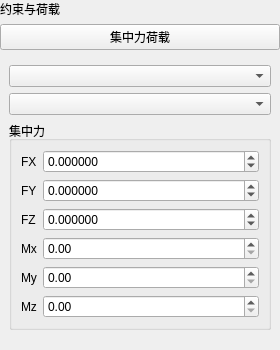
<?xml version='1.0' encoding='UTF-8'?>
<ui version="4.0">
 <class>PointForcePage</class>
 <widget class="QWidget" name="PointForcePage">
  <property name="geometry">
   <rect>
    <x>0</x>
    <y>0</y>
    <width>280</width>
    <height>320</height>
   </rect>
  </property>
  <property name="windowTitle">
   <string>集中力荷载</string>
  </property>
  <layout class="QVBoxLayout" name="verticalLayout">
   <property name="leftMargin">
    <number>0</number>
   </property>
   <property name="topMargin">
    <number>0</number>
   </property>
   <property name="rightMargin">
    <number>0</number>
   </property>
   <item>
    <widget class="QLabel" name="pageNameLabel">
     <property name="sizePolicy">
      <sizepolicy hsizetype="Preferred" vsizetype="Fixed">
       <horstretch>0</horstretch>
       <verstretch>0</verstretch>
      </sizepolicy>
     </property>
     <property name="text">
      <string>约束与荷载</string>
     </property>
    </widget>
   </item>
   <item>
    <widget class="QPushButton" name="pushButton">
     <property name="sizePolicy">
      <sizepolicy hsizetype="Ignored" vsizetype="Fixed">
       <horstretch>0</horstretch>
       <verstretch>0</verstretch>
      </sizepolicy>
     </property>
     <property name="text">
      <string>集中力荷载</string>
     </property>
    </widget>
   </item>
   <item>
    <widget class="QWidget" name="contentWidget" native="true">
     <layout class="QVBoxLayout" name="contentLayout">
   <item>
    <widget class="QComboBox" name="comboBoxDim" />
   </item>
   <item>
    <widget class="QComboBox" name="comboBoxGroup" />
   </item>
   <item>
    <widget class="QGroupBox" name="groupBoxForce">
     <property name="title">
      <string>集中力</string>
     </property>
     <layout class="QGridLayout" name="gridLayoutForce">
      <item row="0" column="0">
       <widget class="QLabel" name="labelFx">
        <property name="sizePolicy">
         <sizepolicy hsizetype="Fixed" vsizetype="Preferred">
          <horstretch>0</horstretch>
          <verstretch>0</verstretch>
         </sizepolicy>
        </property>
        <property name="text">
         <string>FX</string>
        </property>
       </widget>
      </item>
      <item row="1" column="0">
       <widget class="QLabel" name="labelFy">
        <property name="text">
         <string>FY</string>
        </property>
       </widget>
      </item>
      <item row="1" column="1">
       <widget class="QDoubleSpinBox" name="spinFy">
        <property name="decimals">
         <number>6</number>
        </property>
        <property name="minimum">
         <double>-1000000000000.000000000000000</double>
        </property>
        <property name="maximum">
         <double>1000000000000.000000000000000</double>
        </property>
       </widget>
      </item>
      <item row="0" column="1">
       <widget class="QDoubleSpinBox" name="spinFx">
        <property name="decimals">
         <number>6</number>
        </property>
        <property name="minimum">
         <double>-1000000000000.000000000000000</double>
        </property>
        <property name="maximum">
         <double>1000000000000.000000000000000</double>
        </property>
       </widget>
      </item>
      <item row="2" column="1">
       <widget class="QDoubleSpinBox" name="spinFz">
        <property name="decimals">
         <number>6</number>
        </property>
        <property name="minimum">
         <double>-1000000000000.000000000000000</double>
        </property>
        <property name="maximum">
         <double>1000000000000.000000000000000</double>
        </property>
       </widget>
      </item>
      <item row="2" column="0">
       <widget class="QLabel" name="labelFz">
        <property name="text">
         <string>FZ</string>
        </property>
       </widget>
      </item>
      <item row="3" column="0">
       <widget class="QLabel" name="labelMx">
        <property name="text">
         <string>Mx</string>
        </property>
       </widget>
      </item>
      <item row="4" column="0">
       <widget class="QLabel" name="labelMy">
        <property name="text">
         <string>My</string>
        </property>
       </widget>
      </item>
      <item row="5" column="0">
       <widget class="QLabel" name="labelMz">
        <property name="text">
         <string>Mz</string>
        </property>
       </widget>
      </item>
      <item row="3" column="1">
       <widget class="QDoubleSpinBox" name="spinMx" />
      </item>
      <item row="4" column="1">
       <widget class="QDoubleSpinBox" name="spinMy" />
      </item>
      <item row="5" column="1">
       <widget class="QDoubleSpinBox" name="spinMz" />
      </item>
     </layout>
    </widget>
   </item>     </layout>
    </widget>
   </item>

   <item>
    <spacer name="verticalSpacer">
     <property name="orientation">
      <enum>Qt::Orientation::Vertical</enum>
     </property>
     <property name="sizeHint" stdset="0">
      <size>
       <width>20</width>
       <height>40</height>
      </size>
     </property>
    </spacer>
   </item>
  </layout>
 </widget>
 <resources />
 <connections />
</ui>
